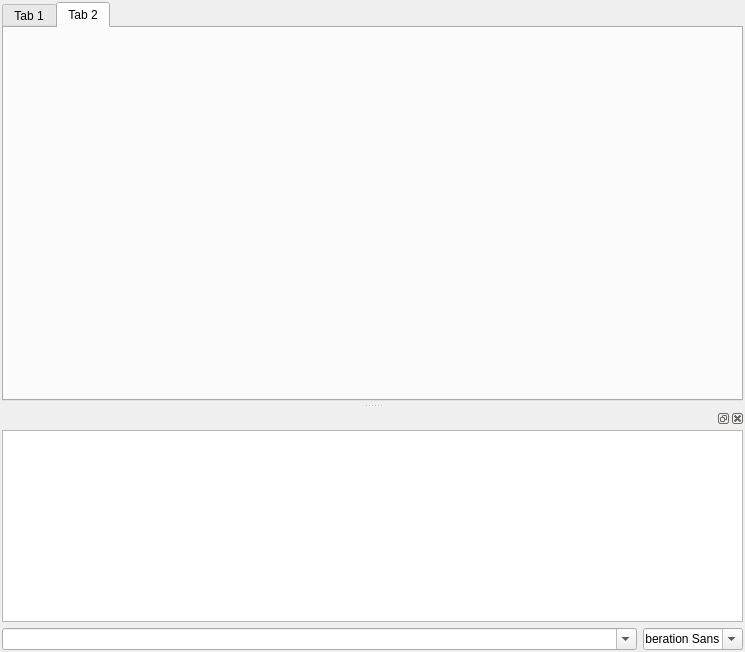
<?xml version="1.0" encoding="UTF-8"?>
<ui version="4.0">
 <class>MainWindow</class>
 <widget class="QMainWindow" name="MainWindow">
  <property name="geometry">
   <rect>
    <x>0</x>
    <y>0</y>
    <width>745</width>
    <height>652</height>
   </rect>
  </property>
  <property name="windowTitle">
   <string>MainWindow</string>
  </property>
  <property name="whatsThis">
   <string/>
  </property>
  <widget class="QWidget" name="centralwidget">
   <layout class="QVBoxLayout" name="verticalLayout">
    <property name="leftMargin">
     <number>2</number>
    </property>
    <property name="topMargin">
     <number>2</number>
    </property>
    <property name="rightMargin">
     <number>2</number>
    </property>
    <property name="bottomMargin">
     <number>2</number>
    </property>
    <item>
     <widget class="QTabWidget" name="tabWidget">
      <property name="currentIndex">
       <number>1</number>
      </property>
      <widget class="Script" name="tab">
       <attribute name="title">
        <string>Tab 1</string>
       </attribute>
      </widget>
      <widget class="Test" name="tab_2">
       <attribute name="title">
        <string>Tab 2</string>
       </attribute>
      </widget>
     </widget>
    </item>
   </layout>
  </widget>
  <widget class="QMenuBar" name="menubar">
   <property name="geometry">
    <rect>
     <x>0</x>
     <y>0</y>
     <width>745</width>
     <height>26</height>
    </rect>
   </property>
  </widget>
  <widget class="QDockWidget" name="dockWidget">
   <property name="autoFillBackground">
    <bool>true</bool>
   </property>
   <attribute name="dockWidgetArea">
    <number>8</number>
   </attribute>
   <widget class="QWidget" name="dockWidgetContents">
    <layout class="QVBoxLayout" name="verticalLayout_2">
     <property name="leftMargin">
      <number>2</number>
     </property>
     <property name="topMargin">
      <number>2</number>
     </property>
     <property name="rightMargin">
      <number>2</number>
     </property>
     <property name="bottomMargin">
      <number>2</number>
     </property>
     <item>
      <widget class="QTextBrowser" name="textBrowser"/>
     </item>
     <item>
      <layout class="QHBoxLayout" name="horizontalLayout">
       <item>
        <widget class="QComboBox" name="comboBox">
         <property name="editable">
          <bool>true</bool>
         </property>
        </widget>
       </item>
       <item>
        <widget class="QFontComboBox" name="fontComboBox">
         <property name="minimumSize">
          <size>
           <width>0</width>
           <height>0</height>
          </size>
         </property>
         <property name="maximumSize">
          <size>
           <width>100</width>
           <height>16777215</height>
          </size>
         </property>
        </widget>
       </item>
      </layout>
     </item>
    </layout>
   </widget>
  </widget>
 </widget>
 <customwidgets>
  <customwidget>
   <class>Script</class>
   <extends>QWidget</extends>
   <header>qtcode/script.h</header>
   <container>1</container>
  </customwidget>
  <customwidget>
   <class>Test</class>
   <extends>QWidget</extends>
   <header>qtcode/test.h</header>
   <container>1</container>
  </customwidget>
 </customwidgets>
 <resources/>
 <connections/>
</ui>
